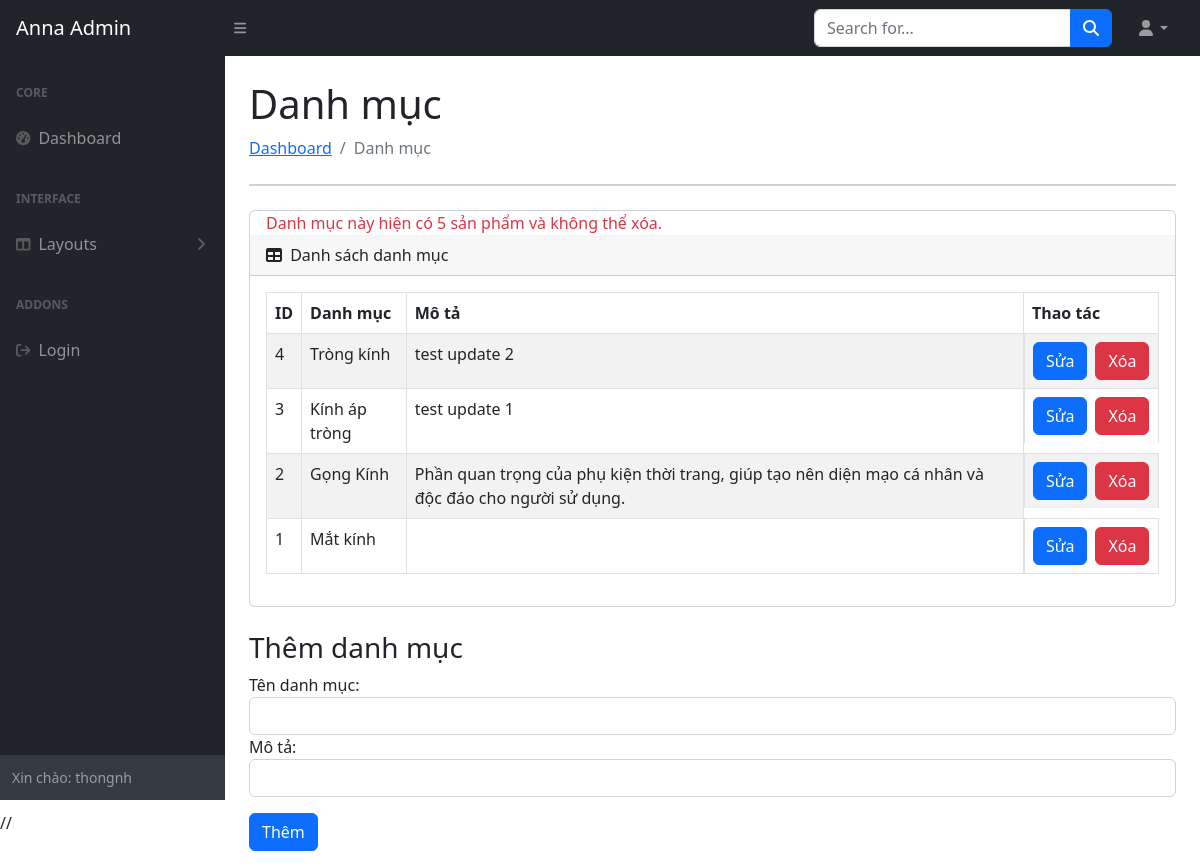
/Admin/index.php?pg=delcatalog&id_danhmuc=2 (signed in), run on the app's committed database.
### tables this page shows
CREATE TABLE `danhmuc` (
  `id_danhmuc` int(9) NOT NULL,
  `ten` varchar(100) NOT NULL,
  `mo_ta` text NOT NULL
);

### Dao/pdo.php (called while the page is built, shortened)
<?php
function pdo_get_connection(){
    $dburl = "mysql:host=localhost;dbname=anna;charset=utf8";
    $username = 'root';
    $password = '';
    $conn = new PDO($dburl, $username, $password);
    $conn->setAttribute(PDO::ATTR_ERRMODE, PDO::ERRMODE_EXCEPTION);
    return $conn;
}
function pdo_query($sql){
    $sql_args = array_slice(func_get_args(), 1);
    try{
        $conn = pdo_get_connection();
        $stmt = $conn->prepare($sql);
        $stmt->execute($sql_args);
        $rows = $stmt->fetchAll();
        return $rows;
    }
    catch(PDOException $e){
        throw $e;
    }
    finally{
        unset($conn);
    }
}

### Dao/danhmuc.php (called while the page is built, shortened)
<?php
function danhmuc_select_all(){
    $sql = "SELECT * FROM danhmuc ORDER BY id_danhmuc DESC";
    return pdo_query($sql);
}
function delete_catalog($id) {
    $dssp = get_products_by_catalog($id);
    if (count($dssp) > 0) {
        return "Danh mục này hiện có " . count($dssp) . " sản phẩm và không thể xóa.";
    }
}
function get_products_by_catalog($id) {
    $sql = "SELECT * FROM san_pham WHERE id_danhmuc = ?";
    return pdo_query($sql, $id);
}

### Admin/public/admin_danhmuc.php (the view, shortened to what this page needs)
<div id="layoutSidenav_content">
    <main>
        <div class="container-fluid px-4">
            <h1 class="mt-4">Danh mục</h1>
            <ol class="breadcrumb mb-4">
                <li class="breadcrumb-item"><a href="index.html">Dashboard</a></li>
                <li class="breadcrumb-item active">Danh mục</li>
            </ol>
            <div class="card mb-4">
            </div>
            <div class="card mb-4">
                <?php
        if (isset($tb)) echo"<span class='px-3 fz-1 text-danger'>".$tb."</span>"
        ?>
                <div class="card-header">
                    <i class="fas fa-table me-1"></i>
                    Danh sách danh mục
                </div>
                <div class="card-body">
                    <table id="customTable" class="table table-striped table-bordered">
                        <thead>
                            <tr>
                                <th>ID</th>
                                <th>Danh mục</th>
                                <th>Mô tả</th>
                                <th>Thao tác</th>
                            </tr>
                        </thead>
                        <tbody>
                            <?php
                            foreach ($danhmuc_list as $item) {
                                extract($item);
                                $edit = "<a href='index.php?pg=updatedm&id_danhmuc=".$id_danhmuc."' class='btn btn-primary'>Sửa</a>";
                                $del="<a  href='index.php?pg=delcatalog&id_danhmuc=".$id_danhmuc ."' class='btn btn-danger'>Xóa</a>";
                                echo '
                                <tr>
                                    <td>'.$id_danhmuc.'</td>
                                    <td>'.$ten.'</td>
                                    <td>'.$mo_ta.'</td>
                                    <td class="d-flex gap-2 ">
                                    '.$edit.$del.'
                                    </td>
                                </tr>
                                ';
                            }
                            ?>
                        </tbody>
                    </table>
                </div>
            </div>
        </div>
        <div class="add-catalog container px-4 fz-1">
            <h3 class="add-catalog-title">Thêm danh mục</h3>
            <form class="formmain" action="index.php?pg=add_danhmuc" method="post">
                <div class="form-group">
                    <label for="category-name">Tên danh mục:</label>
                    <input type="text" class="form-control" id="category-name" name="ten" required>
                </div>
                <div class="form-group">
                    <label for="category-description">Mô tả:</label>
                    <input type="text" class="form-control" id="category-description" name="mo_ta">
                </div>
                <div class="py-3">
                    <input type="submit" class="btn btn-primary" name="btn-add" value="Thêm">
                </div>
            </form>
        </div>
</div>
</div>

### data on the page
danhmuc: id_danhmuc "4", ten "Tròng kính", mo_ta "test update 2"
danhmuc: id_danhmuc "3", ten "Kính áp tròng", mo_ta "test update 1"
danhmuc: id_danhmuc "2", ten "Gọng Kính", mo_ta "Phần quan trọng của phụ kiện thời trang, giúp tạo nên diện mạo cá nhân và độc đáo cho người sử dụng."
danhmuc: id_danhmuc "1", ten "Mắt kính"

### other printed values
$admin["username"] "thongnh"
$tb "Danh mục này hiện có 5 sản phẩm và không thể xóa."
